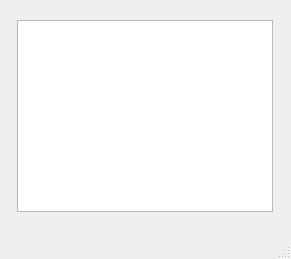
<?xml version="1.0" encoding="UTF-8"?>
<ui version="4.0">
 <class>MainWindow</class>
 <widget class="QMainWindow" name="MainWindow">
  <property name="geometry">
   <rect>
    <x>0</x>
    <y>0</y>
    <width>291</width>
    <height>259</height>
   </rect>
  </property>
  <property name="minimumSize">
   <size>
    <width>291</width>
    <height>259</height>
   </size>
  </property>
  <property name="maximumSize">
   <size>
    <width>291</width>
    <height>259</height>
   </size>
  </property>
  <property name="windowTitle">
   <string>Playlists</string>
  </property>
  <widget class="QWidget" name="centralwidget">
   <widget class="QListWidget" name="listWidget">
    <property name="geometry">
     <rect>
      <x>17</x>
      <y>20</y>
      <width>256</width>
      <height>192</height>
     </rect>
    </property>
   </widget>
  </widget>
  <widget class="QMenuBar" name="menubar">
   <property name="geometry">
    <rect>
     <x>0</x>
     <y>0</y>
     <width>291</width>
     <height>21</height>
    </rect>
   </property>
  </widget>
  <widget class="QStatusBar" name="statusbar"/>
 </widget>
 <resources/>
 <connections/>
</ui>
